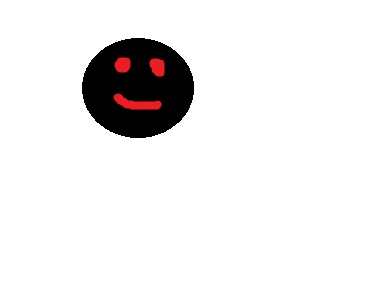
//> input picture lesson6/1.jpg, 367 x 306 px
$ ./lesson6 1.jpg 2.jpg   (built with g++ and OpenCV 4)
//> lines starting //> are read from the running program, lines starting //| are printed output that depends on the picture
///@File: lesson6.cpp
///@Brief: Features2D + Homography
///@Author: Kuksova Svetlana
///@Date: 01.11.2015

#include "stdafx.h"
#include <stdlib.h>
#include <stdio.h>
#include <iostream>
#include "opencv2/opencv.hpp"
#include "opencv2/core/core.hpp"
#include "opencv2/features2d/features2d.hpp"
#include "opencv2/highgui/highgui.hpp"
#include "opencv2/calib3d/calib3d.hpp"
#include "opencv2/xfeatures2d.hpp"
//#include "opencv2\xfeatures2d\nonfree.hpp"

using namespace cv;

/** @function main */
int main(int argc, char** argv)
{
    Mat img_object = imread(argv[1], CV_LOAD_IMAGE_GRAYSCALE);
//> img_object: 306 rows x 367 cols, CV_8UC1; min 0, max 255, mean 235.7
    Mat img_scene = imread(argv[2], CV_LOAD_IMAGE_GRAYSCALE);
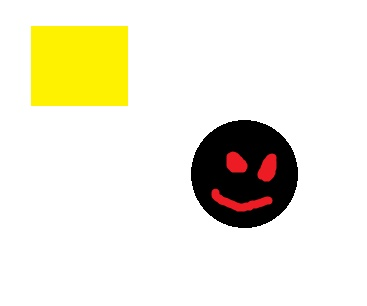
//> input picture lesson6/2.jpg, 367 x 306 px
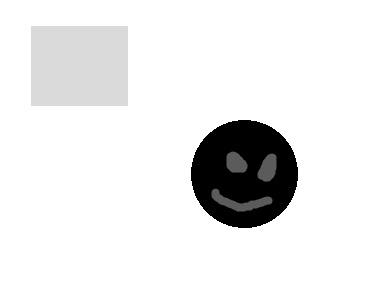
//> img_scene: 306 rows x 367 cols, CV_8UC1; min 0, max 255, mean 232.9

    if (!img_object.data || !img_scene.data)
    {
        std::cout << " --(!) Error reading images " << std::endl; return -1;
    }

    //-- Step 1: Detect the keypoints using SURF Detector
    int minHessian = 400;

//> (the run ends here: the program stops with an error, at `Ptr<xfeatures2d::SURF> detector = xfeatures2d::SURF::create(minHessian);`)
